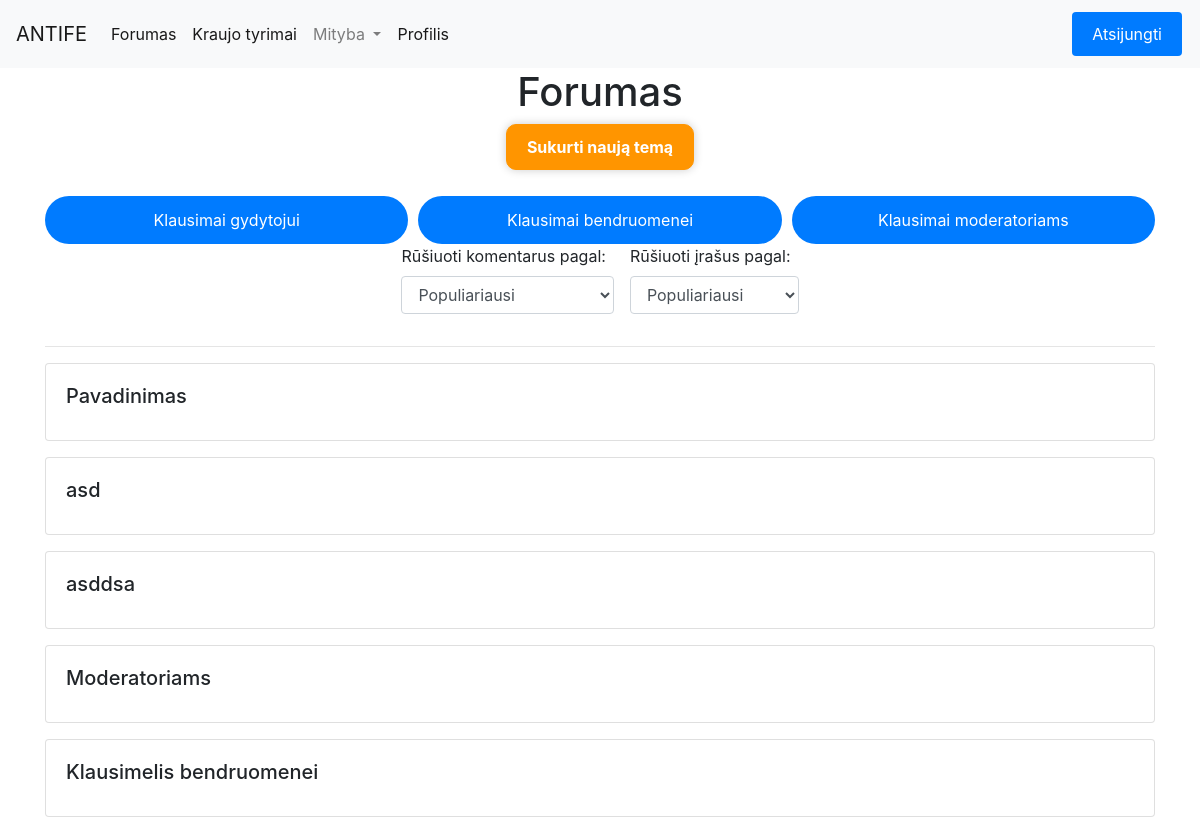
The page /forumas/ (signed in) on the database its author committed.
### homepage/models.py (models this page shows)
class Irasai(models.Model):
    pavadinimas = models.CharField(max_length=255, default="Pavadinimas")
    tekstas = models.CharField(max_length=2555)
    data = models.DateField()
    category = models.CharField(max_length=50,default="Daktarui") # New field for category
    fk_Naudotojasid_Naudotojas = models.ForeignKey(Naudotojai, on_delete=models.CASCADE)

### Forumas/views.py (the view)
# urls.py: path('', views.forumasview, name='forumasview'),
@login_required
def forumasview(request):
    irasai_list = Irasai.objects.all().select_related('fk_Naudotojasid_Naudotojas')
    username = None
    if request.user.is_authenticated:
        username = request.user.username
    return render(request, 'Forumas.html', {'topics': irasai_list, 'username': username})

### Forumas/templates/Forumas.html (shortened to what this page needs)
{% extends 'base.html' %}
{% block content %}
<div class="container">
    <div class="row justify-content-center">
        <h1 class="text-center">Forumas</h1>
    </div>
    <div class="row justify-content-center">
        <button id="toggle-form-btn" class="btn btn-primary mb-3 custom-buttonn">Sukurti naują temą</button>
    </div>
</div>
            <div class="segment-container">
                <button type="button" class="segment-btn">Klausimai gydytojui</button>
                <button type="button" class="segment-btn">Klausimai bendruomenei</button>
                <button type="button" class="segment-btn">Klausimai moderatoriams</button>
            </div>
            <div class="container d-flex justify-content-center">
                <div class="form-group d-flex">
                    <div class="mr-3">
                        <label for="comment-order" class="mr-2">Rūšiuoti komentarus pagal:</label>
                        <select class="form-control" id="comment-order">
                            <option value="likes_desc">Populiariausi</option>
                        </select>
                    </div>
                    <div>
                        <label for="post-order" class="mr-2">Rūšiuoti įrašus pagal:</label>
                        <select class="form-control" id="post-order">
                            <option value="likes_desc">Populiariausi</option>
                        </select>
                    </div>
                </div>
            </div>
        <hr>
{% if topics %}
{% for irasas in topics %}
    <div class="card mb-3" data-category="{{ irasas.category }}">
        <div class="card-body">
            <h5 class="card-title" onclick="togglePost('{{ irasas.id }}')">{{ irasas.pavadinimas }}</h5>
        </div>
    </div>
{% endfor %}
{% else %}
<p>No topics yet.</p>
{% endif %}
    </div>
    <link href="https://cdn.quilljs.com/1.3.6/quill.snow.css" rel="stylesheet">
    <link href="https://cdnjs.cloudflare.com/ajax/libs/font-awesome/5.15.4/css/all.min.css" rel="stylesheet">
{% endblock %}

### Forumas/templates/Forumas.html (style rules this page uses)
.custom-buttonn { background-color: #ff9500; border-color: #ff9500; color: #fff; padding: 10px 20px; border-radius: 10px; font-size: 16px; font-weight: bold; cursor: pointer; transition: background-color 0.3s, border-color 0.3s, color 0.3s, box-shadow 0.3s; box-shadow: 0 0 10px rgba(0, 0, 0, 0.2); }
.segment-container { margin-top: 10px; display: flex; }
.segment-btn { flex: 1; background-color: #007bff; color: #fff; border: 2px solid transparent; padding: 10px 20px; margin-right: 10px; cursor: pointer; border-radius: 30px; transition: all 0.3s ease; }
.segment-btn:last-child { margin-right: 0; }

### rows shown on the page
Irasai: pavadinimas "Pavadinimas"
Irasai: pavadinimas "asd"
Irasai: pavadinimas "asddsa"
Irasai: pavadinimas "Moderatoriams"
Irasai: pavadinimas "Klausimelis bendruomenei"
